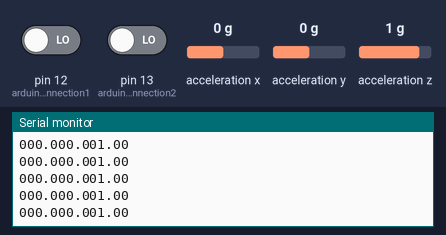
This sketch was run on a simulated Arduino Uno, built with avr-gcc and run on an emulated ATmega328P. On the bench: the last lines printed to the serial monitor. Inputs (shaded band) come from the test bench; at power-on: acceleration x 0 g, pin 12 (arduinoConnection1) LOW, pin 13 (arduinoConnection2) LOW, acceleration y 0 g, acceleration z 1 g. The audio player accepts every command and is not drawn.

Above: at 17.3 s.
17.4 s: acceleration x set to -1.4 g
At 18.3 s:
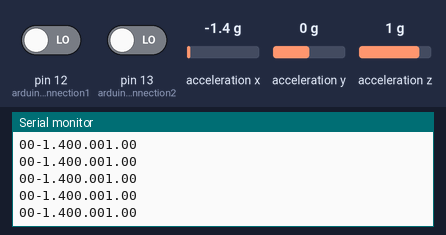
18.9 s: pin 12 (arduinoConnection1) driven HIGH
At 19.7 s:
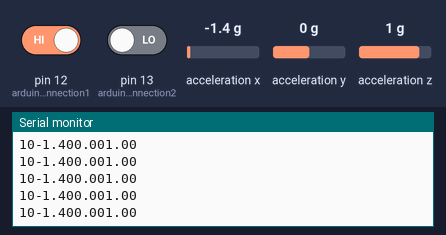
20.4 s: pin 13 (arduinoConnection2) driven HIGH
At 21.4 s:
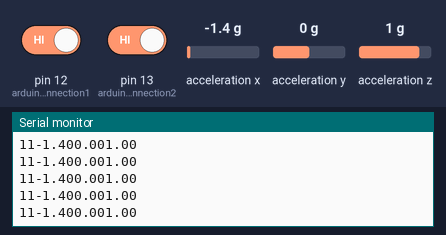
21.9 s: acceleration y set to -1.4 g
At 22.6 s:
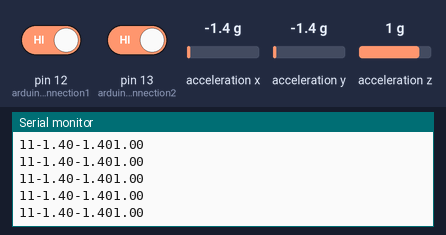
23.4 s: acceleration z set to -1.4 g
At 24.0 s:
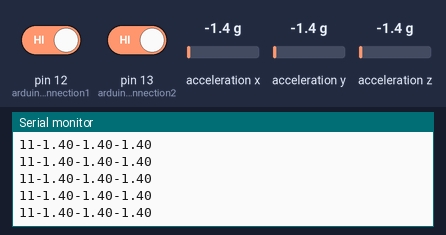
24.9 s: pin 12 (arduinoConnection1) driven LOW
At 25.5 s:
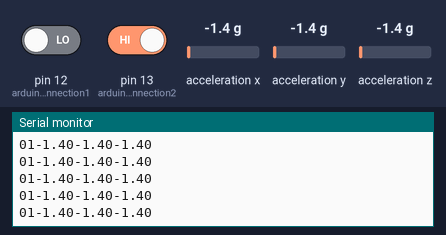
Timing chart, 0 to 27.4 s (numbered marks = the images above; inputs shaded):
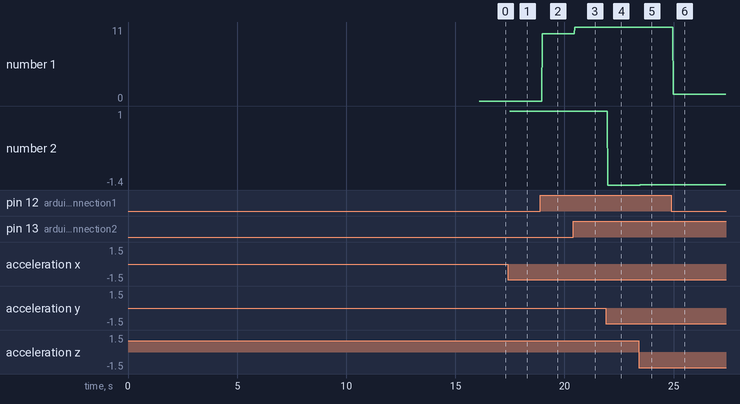

The sketch:

BAE_WILDCAR_MUSIC.ino
```cpp
#include <SoftwareSerial.h>                                   //Import Necesarry Libraries
#include <Wire.h>
#include <SparkFun_MMA8452Q.h>
#include <DFRobotDFPlayerMini.h>

static const uint8_t PIN_MP3_TX = 5;                          //Set the Tx and Rx pins of the DFplayer
static const uint8_t PIN_MP3_RX = 4;

const int arduinoConnection1 = 12;                            //set up pins for communication from another arduino
const int arduinoConnection2 = 13;

SoftwareSerial softwareSerial(PIN_MP3_RX, PIN_MP3_TX);        //Begin a softwareSerial object for the DFPlayer so we can communicate with it
DFRobotDFPlayerMini MP3player;                                //Create a DFPlayer object so we can use its functions
MMA8452Q accel;                                               //create an accelerometer object to get acceleration readings

void setup(){

  Serial.begin(9600);                                         //begin serial communication with a computer (if available) and with DFPlayer
  softwareSerial.begin(9600);

  pinMode(arduinoConnection1, INPUT);                         //prepare arduino connection pins to revcieve signals
  pinMode(arduinoConnection2, INPUT);

  if (MP3player.begin(softwareSerial)){                       //Check is MP3Player is functioning correctly
    Serial.println("MP3 Player ready");
  }else{
    Serial.println("MP3 Player NOT READY");
  }

  Wire.begin();                                               //Begin a wire object that connects the accelerometer to the arduino using the SDA and SGL pins

  if (accel.begin() == false) {                               //Ensure the Accelerometer is connected
    Serial.println("Not Connected. Please check connections and read the hookup guide.");
    while (1);
  }

  MP3player.volume(30);                                      //set the volume of the speaker
  delay(500);
  MP3player.play(1);      //Should play Backing up noise *For troubleshooting*
  delay(5000);
  MP3player.play(2);      //Should play UK Fight song *For troubleshooting*
  delay(5000);
  MP3player.play(3);      //Should play Reving noise *For troubleshooting*
  delay(5000);
}

void loop(){
  Serial.print(digitalRead(arduinoConnection1)); //*For troubleshooting*
  Serial.print(digitalRead(arduinoConnection2)); //*For troubleshooting*

  if (accel.available()) {

    Serial.print(accel.getCalculatedX());//*For troubleshooting*
    Serial.print(accel.getCalculatedY());//*For troubleshooting*
    Serial.println(accel.getCalculatedZ());//*For troubleshooting*

    if(accel.getCalculatedZ()>=1.5){
      MP3player.play(1);
    }else if (digitalRead(arduinoConnection1) == "HIGH"){             //Checks if the DFPlayer should play the UK Fight song
      MP3player.play(2);
    }else if (digitalRead(arduinoConnection2) == "HIGH"){             //Checks if the DFPlayer should play the reversing sound
      MP3player.play(3);
    }
  }
}
```

Measured:
- after the input at 17.4 s, the serial monitor: prints a new line after 0.08 s (image 1)
- after the input at 18.9 s, the serial monitor: prints a new line after 0.08 s (image 2)
- after the input at 20.4 s, the serial monitor: prints a new line after 0.07 s (image 3)
- after the input at 21.9 s, the serial monitor: prints a new line after 0.07 s (image 4)
- after the input at 23.4 s, the serial monitor: prints a new line after 0.07 s (image 5)
- after the input at 24.9 s, the serial monitor: prints a new line after 0.07 s (image 6)
- plotted number 1: 0 → 10 after the input at 18.9 s, 10 → 11 after the input at 20.4 s
- plotted number 2: 1 → -1.4 after the input at 21.9 s
